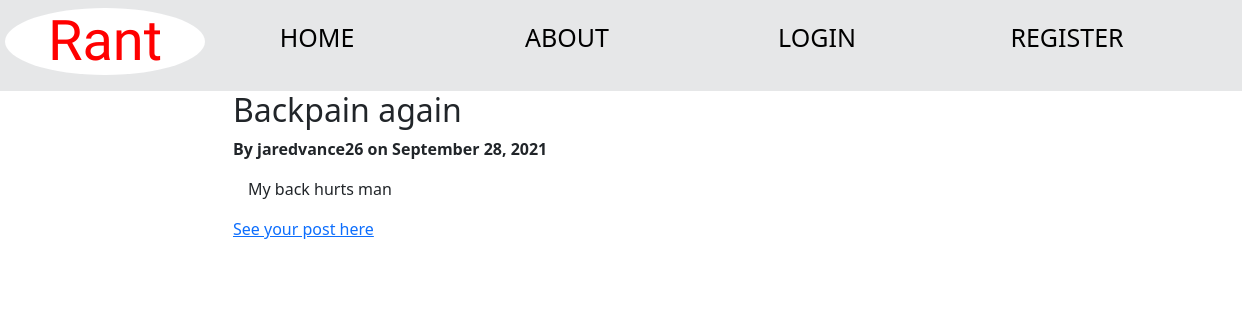
The app's page /post/1/ with its own data.
### blog/models.py (models this page shows, shortened)
class Post(models.Model):
    title = models.CharField(max_length=100)
    content = models.TextField()
    dated_posted = models.DateTimeField(auto_now_add=True)
    author = models.ForeignKey(User, on_delete=models.CASCADE)

### blog/views.py (the view)
# urls.py: path('post/<int:pk>/', PostDetailView.as_view(), name='post-detail'),
class PostDetailView(DetailView):
    model = Post

### blog/templates/blog/post_detail.html (shortened to what this page needs)
{% extends "blog/base.html" %}
{% block content %}
    <article class="media content-section">
        <div>
            <h2>{{ object.title }}</h2>
            <p class="author-date"><strong>By {{ object.author }} on {{ object.dated_posted | date:"F j, Y"}}</strong></p>
            <p class="post-rant"> {{ object.content }}</p>
    </article>
    <a href={% url 'blog-home'%}>See your post here</a>
{% endblock content %}

### blog/static/blog/main.css (style rules this page uses)
.post-rant { padding-left: 15px; padding-right: 15px; }

### records on screen
Post: title "Backpain again", author "jaredvance26", dated_posted "September 28, 2021", content "My back hurts man"
